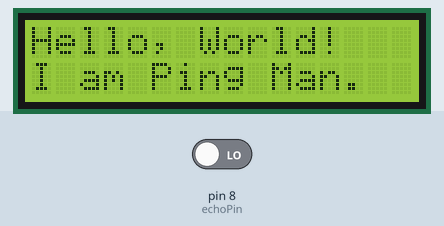
This sketch was run on a simulated Arduino Uno, built with avr-gcc and run on an emulated ATmega328P. Parts: 16×2 character LCD. Inputs (shaded band) come from the test bench; at power-on: pin 8 (echoPin) LOW. What the sketch prints to the serial monitor is not drawn.

Above: at 0.1 s.
At 6.1 s:
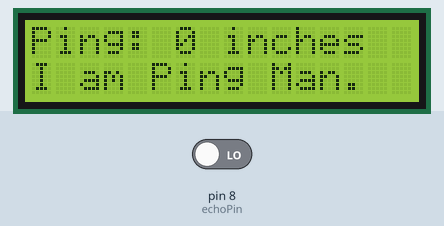

The sketch:

Ping_Simple_LCD.ino
```cpp
/*
 HC-SR04 Ping distance sensor]
 VCC to arduino 5v
 GND to arduino GND
 Echo to Arduino pin 13
 Trig to Arduino pin 12

 LED pos to Arduino pin 10 (ok distance indicator)
 LED pos to Arduino pin 11 (too close distance indicator)
 330 ohm resistor (or something close) to both LED neg and GRD power rail

 */

#include <LiquidCrystal.h>  // LCD library

const int trigPin = 13;
const int echoPin = 8;

const int outOfBoundsHIGH = 60;
const int outOfBoundsLOW = 0;

LiquidCrystal lcd(12,11,5,4,3,2);

void setup() {
  Serial.begin (9600);
  lcd.begin(16, 2);
  lcd.clear();
  lcd.print("Hello, World!");
  lcd.setCursor(0,1);
  lcd.print("I am Ping Man.");
  delay(5000);

  pinMode(trigPin, OUTPUT);
  pinMode(echoPin, INPUT);
}

void loop() {
  long duration, distance0, distance;

  //trigger a PING
  digitalWrite(trigPin, LOW);
  delay(2);
  digitalWrite(trigPin, HIGH);
  delay(10);
  digitalWrite(trigPin, LOW);

  //listen for the echo & calculate the distance
  duration = pulseIn(echoPin, HIGH);
  distance = (duration/2) / 29.1 / 2.54;
  if (distance > outOfBoundsHIGH) distance = outOfBoundsHIGH;
  if (distance < outOfBoundsLOW)  distance = outOfBoundsLOW;

  lcd.setCursor(0,0);
  lcd.print("                   ");
  lcd.setCursor(0,0);
  lcd.print("Ping: ");
  lcd.print(distance);
  lcd.print(" inches");
  Serial.print(distance);
  Serial.println(" inches");

  delay(500);
}
```
